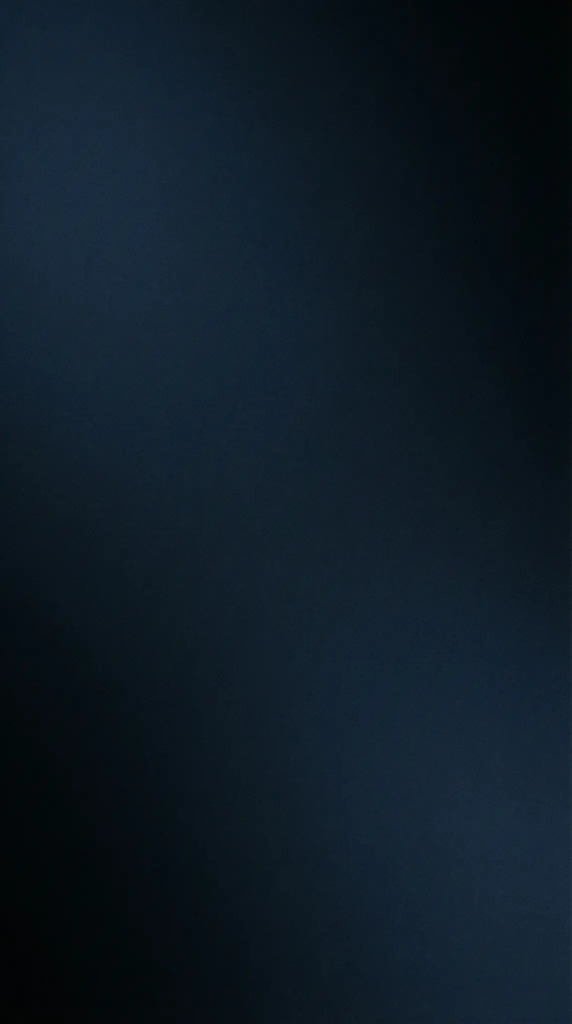
#> input picture pasted_file_7pUHYh_image.png, 1143 x 2048 px (shown at 1/2 size)
$ python -i generate_carousel.py   (imports and definitions only)
#> lines starting #> are read from the running program, lines starting #| are printed output that depends on the picture
#!/usr/bin/env python3
"""
Script de génération de carrousels Instagram
Copie EXACTE du script original de l'utilisateur
"""
import sys
import json
import os
from PIL import Image, ImageDraw, ImageFont
from pathlib import Path

# CONFIGURATION
IMAGE_WIDTH = 1080
IMAGE_HEIGHT = 1350

# POLICES (utiliser Noto Sans comme dans le script original)
try:
    FONT_BOLD = "/usr/share/fonts/truetype/noto/NotoSans-Bold.ttf"
    FONT_REGULAR = "/usr/share/fonts/truetype/noto/NotoSans-Regular.ttf"
except:
    # Fallback sur DejaVu si Noto n'est pas disponible
    FONT_BOLD = "/usr/share/fonts/truetype/dejavu/DejaVuSans-Bold.ttf"
    FONT_REGULAR = "/usr/share/fonts/truetype/dejavu/DejaVuSans.ttf"

# COULEURS
WHITE = (255, 255, 255)
ORANGE = (255, 140, 0)  # #FF8C00 - Orange vif
GRAY = (200, 200, 200)
FOOTER_GRAY = (160, 160, 160)
NUMBER_GRAY = (150, 150, 150)
BACKGROUND_COLOR = (10, 20, 30)  # Bleu foncé

# [83 lines left out: functions draw_centered_text, create_slide, not called in this run]

def generate_carousel(data, output_dir):
    """
    Génère un carrousel complet

    Args:
        data: dict contenant:
            - slides: liste de 8 dicts avec {title, subtitle}
            - keywords: liste de mots-clés à mettre en OR
            - branding: texte du branding (ex: @ahmed.businessbooster)
            - background_path: chemin vers l'image de fond (optionnel)
        output_dir: répertoire de sortie pour les images

    Returns:
        Liste des chemins des images générées
    """
    output_path = Path(output_dir)
    output_path.mkdir(parents=True, exist_ok=True)

    slides_data = data.get('slides', [])
    keywords = data.get('keywords', [])
    branding = data.get('branding', '@ahmed.businessbooster')
    background_path = data.get('background_path')

    if len(slides_data) != 8:
        raise ValueError(f"Le carrousel doit contenir exactement 8 slides (reçu {len(slides_data)})")

    generated_files = []

    for i, slide_data in enumerate(slides_data, 1):
        title = slide_data.get('title', '')
        subtitle = slide_data.get('subtitle', '')

        img = create_slide(i, title, subtitle, keywords, branding, background_path)

        output_file = output_path / f"slide_{i}.png"
        img.save(output_file, 'PNG', quality=95)
        generated_files.append(str(output_file))

        print(f"✓ Slide {i}/8 générée: {output_file}", file=sys.stderr)

    return generated_files

# [18 lines not run here, left out]

>>> import cv2
>>> picture = cv2.imread('pasted_file_7pUHYh_image.png', cv2.IMREAD_GRAYSCALE)
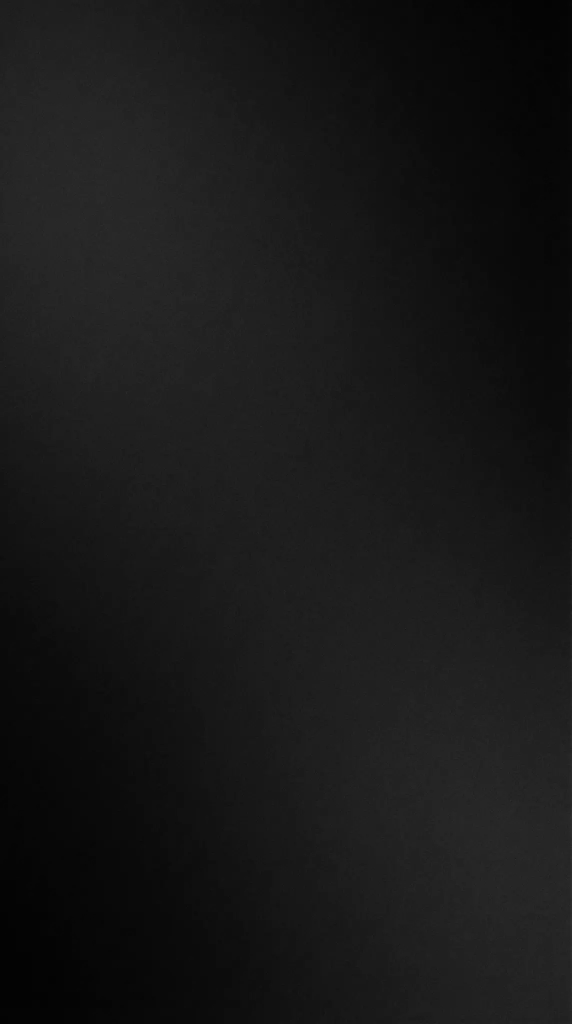
#> picture: shape (2048, 1143) (shown at 1/2 size); min 3, max 51, mean 24.2
>>> result = generate_carousel(picture, 'out.png')
#> (the run stopped early here; a loop or call above may not have finished)
